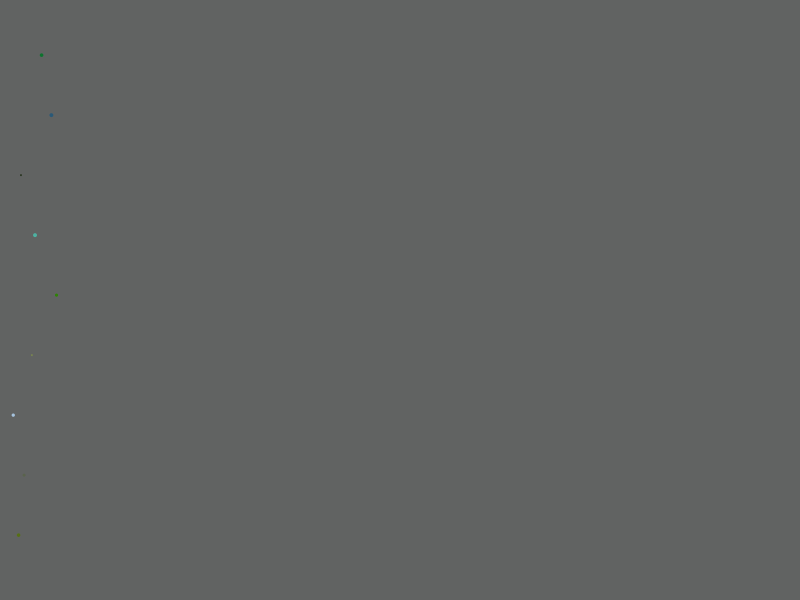
Frame 1 (no input)
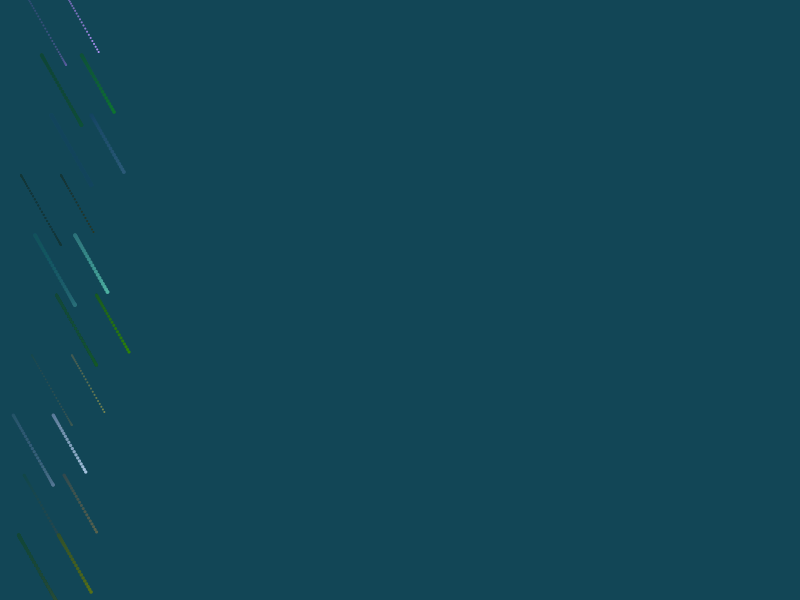
Frame 60 (the mouse pressed at the canvas centre just before this capture)
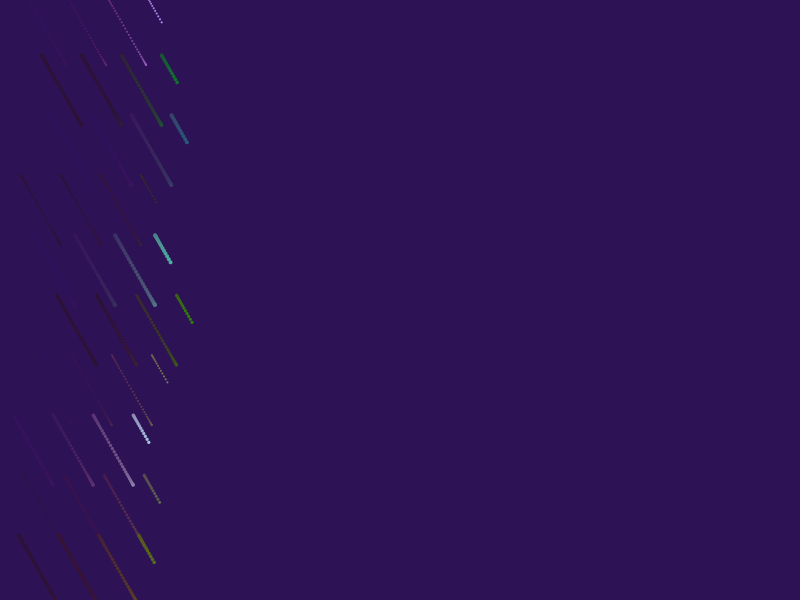
Frame 120 (the mouse held since frame 60 and released just before this capture)

The Processing sketch that drew these frames (run headless with seeded random() and noise(); from frame 60 on, the mouse is pressed at the canvas centre):

// Processing sketch: exper01_1
// ── exper01_1.pde
ArrayList<PVector> list = new ArrayList<PVector>();
ArrayList<Integer[]> colors = new ArrayList<Integer[]>();
ArrayList<Float> sizes = new ArrayList<Float>();
ArrayList<Integer> directions = new ArrayList<Integer>();
ArrayList<Integer> rotDirections = new ArrayList<Integer>();

Integer[] bg;
final int elements = 10;
float inc = PI;
//int rotDir = 1;
int dir = 1;

void setup() {
  colorMode(HSB);
  size(800,600);
  background(100);
  
  for(int i = 0; i < elements; i++) {
    list.add(new PVector(((float)Math.random() * 80), (i * height / elements) + ((height/elements) / 2)));
    //list.add(new PVector(i * 20, (i * height / elements) + ((height/elements) / 2)));
    colors.add(new Integer[]{Math.round(random(50,255)),Math.round(random(50,255)),Math.round(random(50,255))});
    sizes.add((((float)Math.random() * 2.5f) +2));
    directions.add(1);
    rotDirections.add(1);
  }
  bg = new Integer[]{Math.round(random(50,250)),Math.round(random(100,255)),Math.round(random(50,255))};
  noStroke();
}

void draw() {
  //frame.setTitle("FC: " + Integer.toString(frameCount) + " FR: " + frameRate);
  
  bg[0] += 1;
  if(bg[0] > 255){
    bg[0] = 0;
  }
  fill(bg[0],bg[1],80, 7);
  rect(0, 0, width, height);
  
  for(int i = 0; i < elements; i++){
    if(list.get(i).x > width || list.get(i).x < 0) {
      // Switch each rotDirections?
      directions.set(i, directions.get(i) * -1);
    }
  }
  if(inc > TWO_PI) {
    inc = PI;
   // rotDir *= -1;
    
    for(int i = 0; i < elements; i++){
      list.get(i).x += (40 * directions.get(i));
      rotDirections.set(i, Integer.valueOf(rotDirections.get(i) * -1));
    }
  }
  
  // Move speed
  inc += 0.09;
  
  for(int i = 0; i < elements; i++){
    PVector item = new PVector(list.get(i).x, list.get(i).y);
    if(inc == PI) {
      inc = TWO_PI;
    }
    fill(colors.get(i)[0],colors.get(i)[1],colors.get(i)[2]);
    // Effect 1
    //ellipse(item.x + (cos(inc) * 20) * directions.get(i), (item.y + sin(inc * rotDirections.get(i)) * 35), sizes.get(i), sizes.get(i));
    // Effect 2
    ellipse(item.x + (cos(inc) * 20) * directions.get(i), (item.y + cos(inc * rotDirections.get(i)) * 35), sizes.get(i), sizes.get(i));
  }
}
